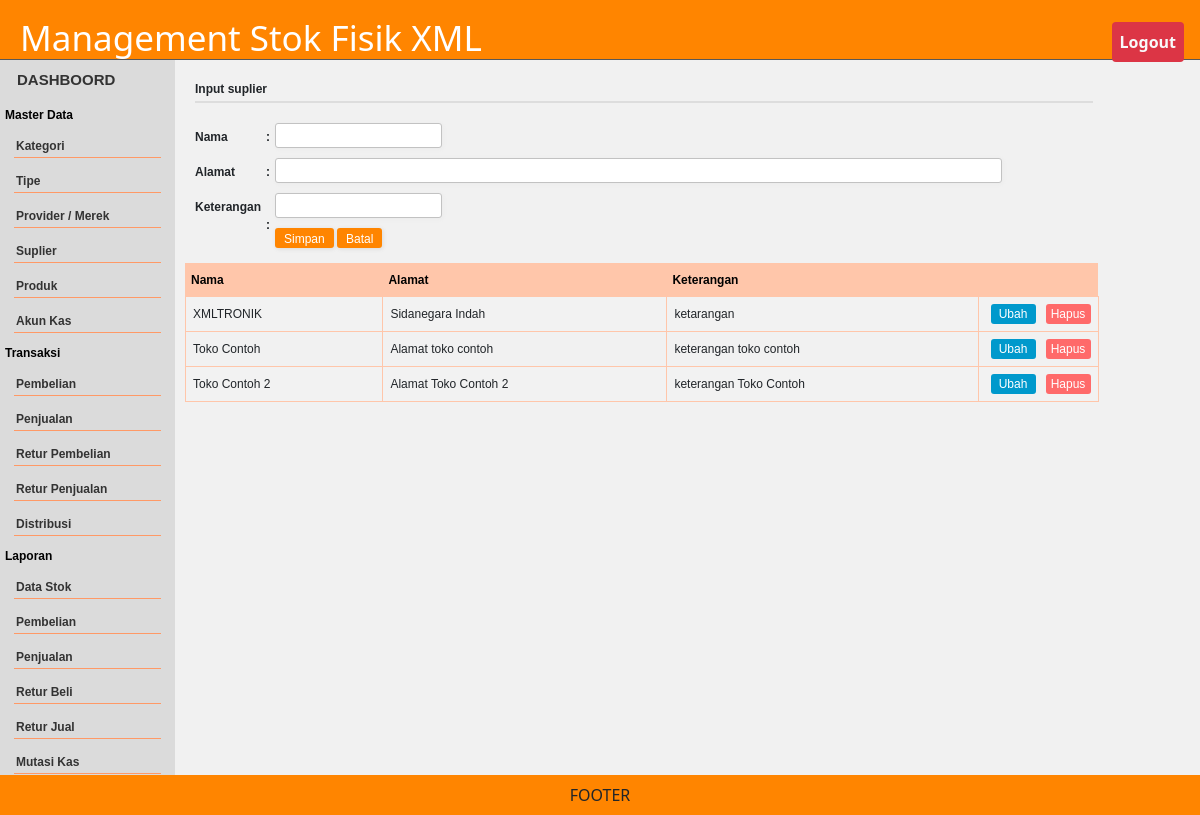
/baru/index.php?h=suplier (signed in), run on the app's committed database.
### tables this page shows
CREATE TABLE IF NOT EXISTS `suplier` (
  `id` int(11) NOT NULL auto_increment,
  `nama` varchar(20) default NULL,
  `alamat` varchar(200) default NULL,
  `keterangan` varchar(200) default NULL,
  `status` int(1) default '0',
  PRIMARY KEY  (`id`)
);

### baru/suplier.php (the view, shortened to what this page needs)
<?php
$btn="Simpan";
?>
<div class="form-style-2">
<div class="form-style-2-heading">Input suplier</div>
<form action="" method="post">
<label for="field1"><span>Nama<span class="required">:</span></span>
  <input type="text" class="input-field" name="nama" value="<?php echo $set[nama];?>" />
  </label>
<label for="field2"><span>Alamat <span class="required">:</span></span>
  <input type="text" class="input-field" name="alamat" value="<?php echo $set[alamat];?>" size="100" />
  </label>
  <label for="field2"><span>Keterangan <span class="required">:</span></span>
  <input type="text" class="input-field" name="keterangan" value="<?php echo $set[keterangan];?>" />
  </label>
<label><span> </span><input type="submit" value="<?php echo $btn;?>" name="Simpan_suplier" /> <input type="button" value="Batal" name="Batal" onclick="window.location='?h=<?php echo $_GET[h];?>'" />  </label>
</form>
</div>
<table id="tabel">
  <tr>
    <th>Nama</th>
     <th>Alamat</th>
    <th>Keterangan</th>
    <th>&nbsp;</th>
  </tr>
<?php
$query = "SELECT * FROM   suplier  ";
$rs = mysql_query($query);
	while ($r = mysql_fetch_object($rs)) {
		echo "<tr valign='top'>
		<td>$r->nama</td>
		<td>$r->alamat</td>
		<td>$r->keterangan</td>
		<td class='options-width'> <a href='?h=$_GET[h]&id=$r->id&act=editkat'><button class='button edit'>Ubah</button></a><a href='?h=$_GET[h]&id=$r->id&act=hapkat'><button class='button hapus'>Hapus</button></a></td>
		</tr>  ";
	}
?>
</table>
 </div>

### baru/css.css (style rules this page uses)
* { padding: 0; margin: 0; box-sizing: border-box; }
body { background: #f1f1f1; }
.hapus { width: 30px; height: 20px; background-color:#09F; border: none; color: white; border-radius: 3px; cursor: pointer; }
.edit { width: 30px; height: 30px; background: #0808BDFF; border: none; color: white; margin-left: 5px; border-radius: 3px; cursor: pointer; }

### baru/tabel.css (style rules this page uses)
#tabel { font-family: arial; font-size: 12px; border-collapse: collapse; width: 100%; }
#tabel td, #tabel th { border: 1px solid #FFC6AA; padding: 7px; vertical-align:middle; }
#tabel th { font-weight: bold; border-right:#FFF; padding: 5px; }
#tabel tr:nth-child(even) { background-color: #f2f2f2; }
#tabel th { padding-top: 7px; padding-bottom: 7px; background-color:#FFC6AA; color:#000; }
#tabel td.options-width { width:120px; font-weight: bold; border-right:#FFF; padding: 7px; border-right: 1px solid #FFC6AA; text-align:center; vertical-align:middle; }
.button.edit { background-color: #0099CC; border-radius: 3px; color: white; height:20px; width:45px; }
.button.hapus { background-color:#FF6A6A; border-radius: 3px; color: white; height:20px; margin-left:10px; width:45px; }

### baru/form.css (style rules this page uses)
.form-style-2 { padding: 10px 6px 5px 10px; font-family: arial; font-size: 12px; }
.form-style-2-heading { font-weight: bold; border-bottom: 2px solid #ddd; margin-bottom: 20px; font-family: arial; font-size: 12px; padding-bottom: 3px; }
.form-style-2 label { display: block; margin: 0px 0px 10px 0px; vertical-align:middle; }
.form-style-2 label > span { width: 80px; font-weight: bold; font-family: arial; font-size: 12px; float: left; padding-right: 5px; height:25px; margin-top:5px; vertical-align:middle; }
.form-style-2 span.required { float:right; height:25px; vertical-align:middle; margin-left:10px; }
.form-style-2 input.input-field, .form-style-2 .tel-number-field, .form-style-2 .textarea-field, .form-style-2 .select-field { box-sizing: border-box; -webkit-box-sizing: border-box; -moz-box-sizing: border-box; border: 1px solid #C2C2C2; box-shadow: 1px 1px 4px #EBEBEB; -moz-box-shadow: 1px 1px 4px #EBEBEB; -webkit-box-shadow: 1px 1px 4px #EBEBEB; border-radius: 3px; -webkit-border-radius: 3px; -moz-border-radius: 3px; padding: 5px; outline: none; height:25px; padding-top:3px; }
.form-style-2 input[type=submit], .form-style-2 input[type=button] { border: none; padding: 2px 9px 2px 9px; background: #FF8500; height:20px; color: #fff; box-shadow: 1px 1px 4px #DADADA; -moz-box-shadow: 1px 1px 4px #DADADA; -webkit-box-shadow: 1px 1px 4px #DADADA; border-radius: 3px; -webkit-border-radius: 3px; -moz-border-radius: 3px; cursor: pointer; }

### data on the page
suplier: nama "XMLTRONIK", alamat "Sidanegara Indah", keterangan "ketarangan"
suplier: nama "Toko Contoh", alamat "Alamat toko contoh", keterangan "keterangan toko contoh"
suplier: nama "Toko Contoh 2", alamat "Alamat Toko Contoh 2", keterangan "keterangan Toko Contoh"
